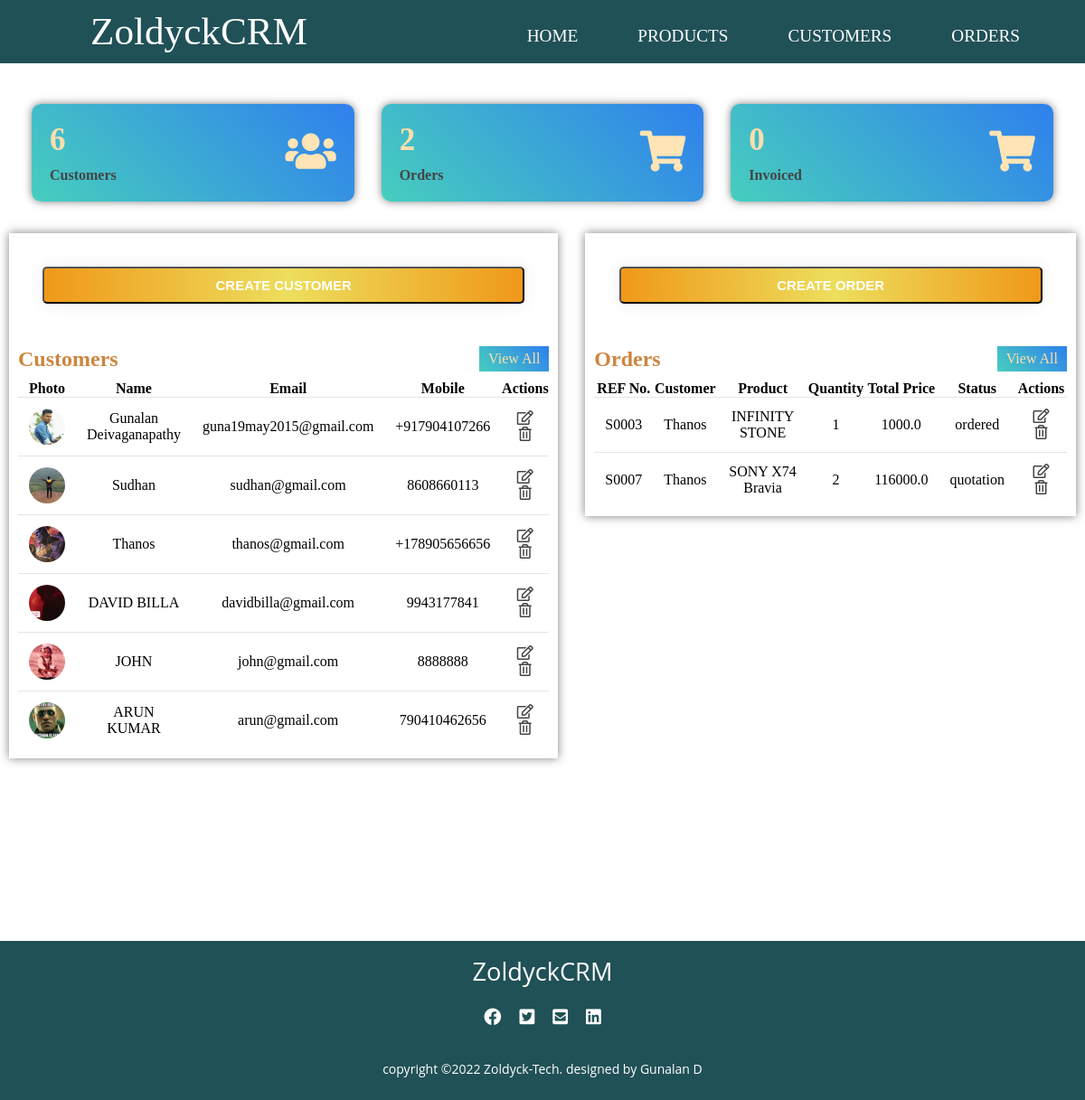
The app's page /, older data.
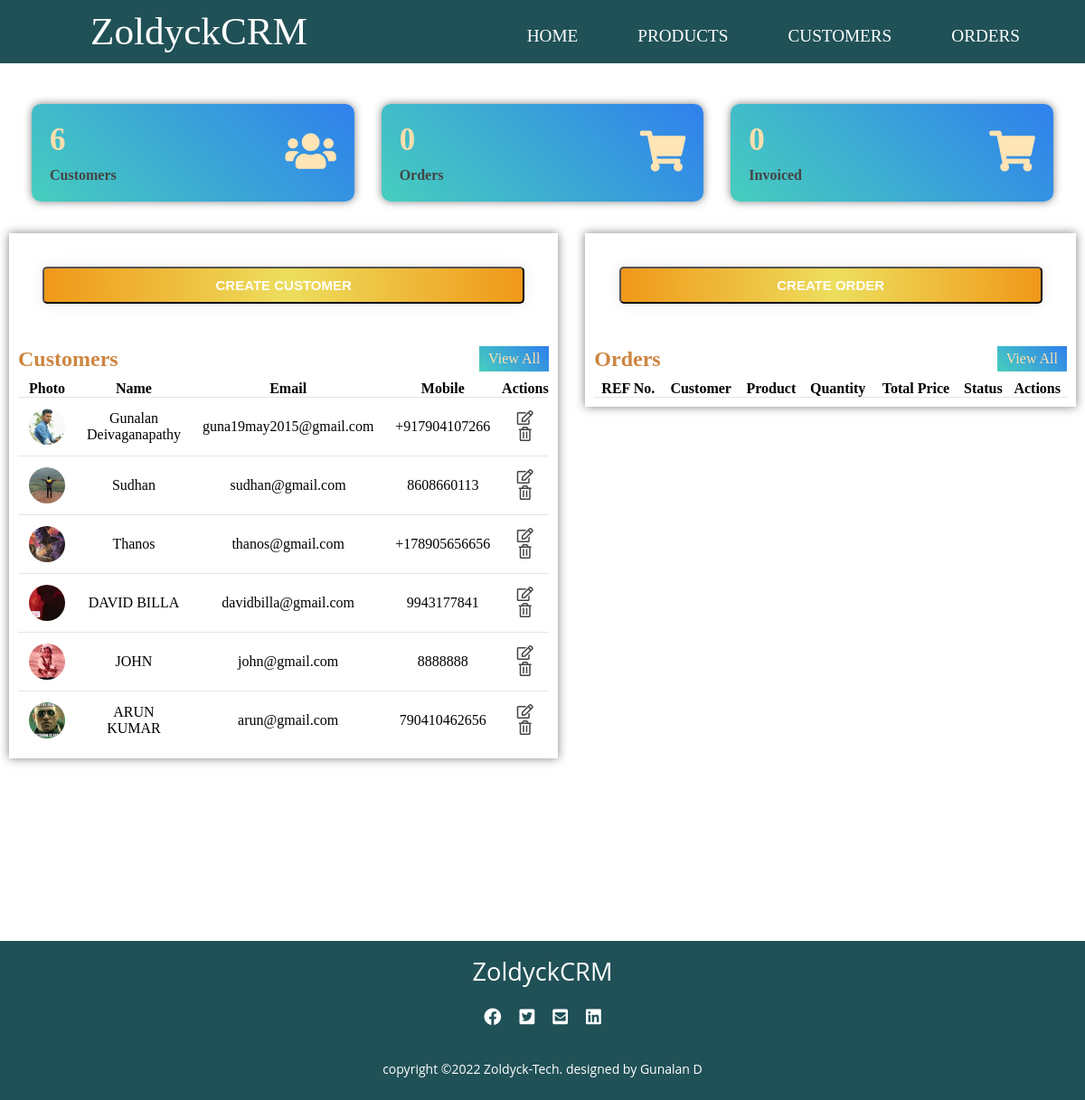
The same page, newer data.
### accounts/models.py (models this page shows, shortened)
class Customer(models.Model):
    customer_pic = models.ImageField(upload_to='customer_pics/', blank=True)
    customer_name = models.CharField(max_length=50, null= True)
    customer_email = models.CharField(max_length=200 , null= True)
    customer_mobile = models.CharField(max_length=50 , null= True)
    date_created = models.DateTimeField(auto_now_add=True , null= True)
    def __str__(self):
        return self.customer_name

class SaleOrder(models.Model):
    STATUS = (
        ('quotation', 'Quotation'),
        ('ordered', 'Ordered'),
        ('pending', 'Pending'),
        ('delivered', 'Delivered'),
        ('cancelled', 'Cancelled'),
        ('invoiced', 'Invoiced'),
    )
    sale_order_referencenumber = models.CharField(max_length=200, null= True)
    sale_order_customer = models.ForeignKey(Customer, on_delete=models.SET_NULL, null= True) # added a realtionship between the two models
    sale_order_product =  models.ForeignKey(Product, on_delete=models.SET_NULL, null= True)
    sale_order_quantity = models.IntegerField(null= True)
    sale_order_total_price = models.FloatField(null= True)
    status = models.CharField(max_length=200, null= True , choices=STATUS, default='quotation')
    sale_order_date = models.DateTimeField(auto_now_add=True , null= True)

class Product(models.Model):
    CATEGORIES = (
        ('service', 'Service'),
        ('stockable', 'Stockable'),
    )
    product_name = models.CharField(max_length=200, null= True)
    product_price = models.FloatField(null= True)
    product_category = models.CharField(max_length=200, null= True , choices=CATEGORIES)
    product_description = models.CharField(max_length=200, null= True)
    date_created = models.DateTimeField(auto_now_add=True , null= True)
    product_tag = models.ManyToManyField(ProductTag ,blank=True, null=True)
    def __str__(self):
        return self.product_name

### accounts/views.py (the view)
# urls.py: path('',views.home, name='home'),
def home(request):
    orders = SaleOrder.objects.all()
    customers = Customer.objects.all()
    total_orders = orders.count()
    total_customers = customers.count()
    invoiced = SaleOrder.objects.filter(status='invoiced').count()
    context = {
        'orders': orders,
        'customers': customers,
        'total_orders': total_orders,
        'total_customers': total_customers,
        'invoiced': invoiced
    }
    return render(request, 'accounts/home.html',context)

### accounts/templates/accounts/home.html (shortened to what the changed rows need)
{% extends 'accounts/layout.html'%}
{% block content %}
<section>
    <div class="main">
        <div class="cards">
            <div class="card">
                <div class="card-content">
                    <div class="number">{{total_orders}}</div>
                    <div class="card-name">Orders</div>
                </div>
            </div>
        </div>
        <div class="tables">
            <div class="latest-customers">
                <div class="heading">
                    <h2>Customers</h2>
                </div>
                <table class="customers">
                    <thead>
                        <tr>
                            <th>Photo</th>
                            <th>Name</th>
                            <th>Email</th>
                            <th>Mobile</th>
                            <th>Actions</th>
                        </tr>
                    </thead>
                    <tbody>
                        {% for cus in customers %}
                        <tr>
                            <td>
                                <div class="img-box-small">
                                    {% if cus.customer_pic %}
                                    <img src="{{ cus.customer_pic.url }}">
                                    {% endif %}
                                </div>
                            </td>
                            <td>{{ cus.customer_name }}</td>
                            <td>{{ cus.customer_email }}</td>
                            <td>{{ cus.customer_mobile }}</td>
                            <td>
                                <a href="{% url 'customer' cus.id %}"><i class="far fa-edit"></i></a>
                                <i class="far fa-trash-alt"></i>
                            </td>
                        </tr>
                        {% endfor %}
                    </tbody>
                </table>
            </div>
            <div class="latest-orders">
                <div class="heading">
                    <h2>Orders</h2>
                </div>
                <table class="orders">
                    <thead>
                        <tr>
                            <th>REF No.</th>
                            <th>Customer</th>
                            <th>Product</th>
                            <th>Quantity</th>
                            <th>Total Price</th>
                            <th>Status</th>
                            <th>Actions</th>
                        </tr>
                    </thead>
                    <tbody>
                        {% for ord in orders %}
                        <tr>
                             <td>{{ ord.sale_order_referencenumber  }}</td>
                             <td>{{ ord.sale_order_customer }}</td>
                             <td>{{ ord.sale_order_product  }}</td>
                             <td>{{ ord.sale_order_quantity }}</td>
                             <td>{{ ord.sale_order_total_price  }}</td>
                             <td>{{ ord.status  }}</td>
                            <td>
                                <a href="{% url 'update_order' ord.id %}"><i class="far fa-edit"></i></a>
                                <a href="{% url 'delete_order' ord.id %}"><i class="far fa-trash-alt"></i></a>
                            </td>
                        </tr>
                        {% endfor %}
                    </tbody>
                </table>
            </div>
        </div>
    </div>
</section>
{% endblock %}

Row changes from the older to the newer data that the page shows:
removed SaleOrder: sale_order_referencenumber "S0003", sale_order_customer "Thanos", sale_order_product "INFINITY STONE", sale_order_quantity "1", sale_order_total_price "1000.0", status "ordered"
removed SaleOrder: sale_order_referencenumber "S0007", sale_order_customer "Thanos", sale_order_product "SONY X74 Bravia", sale_order_quantity "2", sale_order_total_price "116000.0", status "quotation"
Text that changed along with them:
{{ total_orders }}: "2" → "0"
